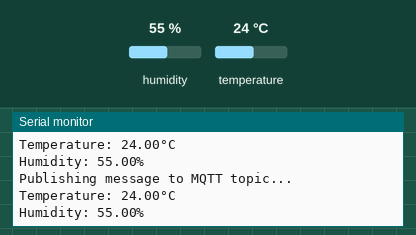
A program run on a simulated ESP32. Parts: the last lines printed to the serial monitor. The test bench sets the inputs (shaded band); at power-on: humidity 55 %, temperature 24 °C. WiFi joins after 1.5 s; servers stay silent unless stated; no MQTT or app messages arrive unless stated.

Above: at 2.7 s.
2.8 s: humidity set to 22 %
At 4.1 s:
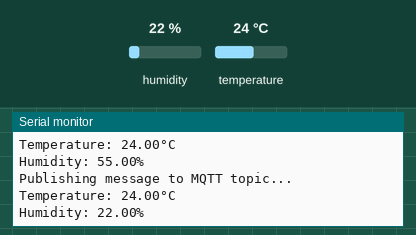
4.3 s: temperature set to 12 °C
At 5.4 s:
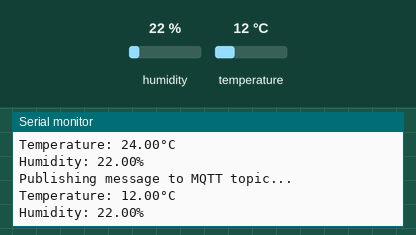
5.8 s: humidity set to 40 %
At 7.4 s:
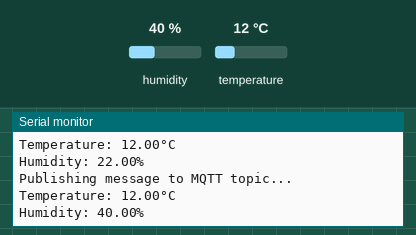
Timing chart, 0 to 8.9 s (numbered marks = the images above; inputs shaded):
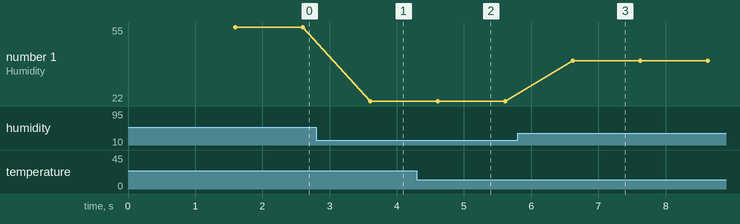

The program:

main.cpp
```cpp
#include <Arduino.h>
#include <WiFi.h>
#include <PubSubClient.h>
#include <Adafruit_Sensor.h>
#include <DHT.h>
#include <DHT_U.h>
#include <ArduinoJson.h>

// DHT Sensor
#define DHTPIN 15
#define DHTTYPE DHT11
DHT_Unified dht(DHTPIN, DHTTYPE);
DynamicJsonDocument doc(1024);

// WiFi
const char *WIFI_SSID = "Freebox-319539";
const char *WIFI_PASS = "vzthkqhdbvqkhfxsq99k2v";

// MQTT
const char* MQTT_BROKER = "192.168.1.2";
const int MQTT_PORT = 1883;
const char* MQTT_ID = "ESP32Client";

// MQTT Topic
const char* MQTT_TOPIC = "chambre/sensor/esp32-01/state";

WiFiClient espClient;
PubSubClient mqttClient(espClient);

// Function prototypes
// MQTT/WiFi setup and connection
void setupMqtt() {mqttClient.setServer(MQTT_BROKER, MQTT_PORT);}

void connectMqtt(){
  while(!mqttClient.connected()){
    Serial.println("Connecting to MQTT...");
    if(mqttClient.connect(MQTT_ID)){
      Serial.println("Connected to MQTT broker");
    } else {
      Serial.print("Failed to connect to MQTT. State=");
      Serial.print(mqttClient.state());
      delay(500);
    }
  }
}

void connectWiFi() {
  Serial.println("Connecting to WiFi...");
  WiFi.begin(WIFI_SSID, WIFI_PASS); // Connect to the WiFi network

  while (WiFi.status() != WL_CONNECTED) {
    delay(500);
    Serial.print(".");
  }

  Serial.println("");
  Serial.println("WiFi connected");
  Serial.print("IP address: ");
  Serial.println(WiFi.localIP());


}

//DHT Sensor setup
void setupDHT() {
  // Initialize device.
  dht.begin();
  Serial.println(F("DHTxx Unified Sensor Example"));
  // Print temperature sensor details.
  sensor_t sensor;
  dht.temperature().getSensor(&sensor);
  Serial.println(F("------------------------------------"));
  Serial.println(F("Temperature Sensor"));
  Serial.print  (F("Sensor Type: ")); Serial.println(sensor.name);
  Serial.print  (F("Driver Ver:  ")); Serial.println(sensor.version);
  Serial.print  (F("Unique ID:   ")); Serial.println(sensor.sensor_id);
  Serial.print  (F("Max Value:   ")); Serial.print(sensor.max_value); Serial.println(F("°C"));
  Serial.print  (F("Min Value:   ")); Serial.print(sensor.min_value); Serial.println(F("°C"));
  Serial.print  (F("Resolution:  ")); Serial.print(sensor.resolution); Serial.println(F("°C"));
  Serial.println(F("------------------------------------"));
  // Print humidity sensor details.
  dht.humidity().getSensor(&sensor);
  Serial.println(F("Humidity Sensor"));
  Serial.print  (F("Sensor Type: ")); Serial.println(sensor.name);
  Serial.print  (F("Driver Ver:  ")); Serial.println(sensor.version);
  Serial.print  (F("Unique ID:   ")); Serial.println(sensor.sensor_id);
  Serial.print  (F("Max Value:   ")); Serial.print(sensor.max_value); Serial.println(F("%"));
  Serial.print  (F("Min Value:   ")); Serial.print(sensor.min_value); Serial.println(F("%"));
  Serial.print  (F("Resolution:  ")); Serial.print(sensor.resolution); Serial.println(F("%"));
  Serial.println(F("------------------------------------"));

}

void readDHT() {
  sensors_event_t event;
  dht.temperature().getEvent(&event);
  if (isnan(event.temperature)) {
    doc["temperature"] = nullptr;
    Serial.println(F("Error reading temperature!"));
  }
  else {
    doc["temperature"] = event.temperature;
    Serial.print(F("Temperature: "));
    Serial.print(event.temperature);
    Serial.println(F("°C"));
  }

  dht.humidity().getEvent(&event);
  if (isnan(event.relative_humidity)) {
    doc["humidity"] = nullptr;
    Serial.println(F("Error reading humidity!"));
  }
  else {
    doc["humidity"] = event.relative_humidity;
    Serial.print(F("Humidity: "));
    Serial.print(event.relative_humidity);
    Serial.println(F("%"));
  }
}
void setup() {
  Serial.begin(115200);
  connectWiFi();
  setupMqtt();
  connectMqtt();
  setupDHT();

}

void loop() {

  // Reconnect if WiFi is disconnected
  if(WiFi.status() != WL_CONNECTED) {
    connectWiFi();
  }

  // Reconnect if MQTT is disconnected
  if(!mqttClient.connected()) {
    connectMqtt();
  }

  // Publish a message to the MQTT topic
  Serial.println("Publishing message to MQTT topic...");
  readDHT();
  mqttClient.publish(MQTT_TOPIC,  doc.as<String>().c_str());
  delay(1000);

}
```

Measured:
- after the input at 2.8 s, the serial monitor: prints a new line after 0.80 s (image 1)
- after the input at 4.3 s, the serial monitor: prints a new line after 0.31 s (image 2)
- after the input at 5.8 s, the serial monitor: prints a new line after 0.82 s (image 3)
- plotted number 1: 55 → 22 after the input at 2.8 s, 22 → 40 after the input at 5.8 s
